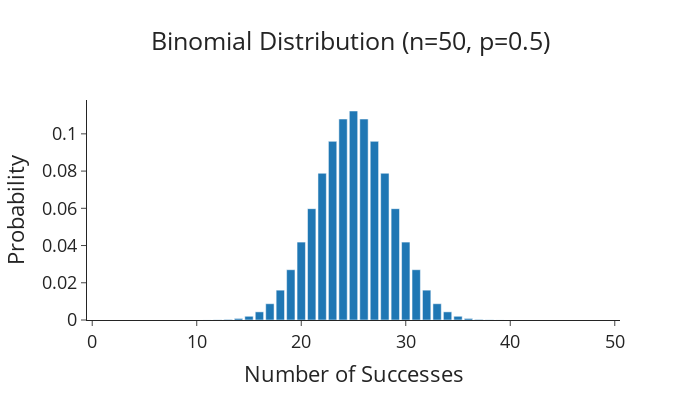

Notebook code for this chart:
### Markdown cell above
We observe that the most probable outcome, or the expected value, is 0.5, which makes sense. However, do you notice any other characteristics regarding the shape of the distribution? How about if we plot it for 50 trials:

### Code cell
# Set the number of trials and probability
n = 50
p = 0.5

# Number of successes
k = np.arange(0, n+1)

# PMF
pmf = binom.pmf(k, n, p)

# Generate plot
fig = go.Figure(data=[go.Bar(x=k, y=pmf)])
fig.update_layout(title="Binomial Distribution (n=50, p=0.5)",
                  xaxis_title="Number of Successes",
                  yaxis_title="Probability",
                  font=dict(size=18),
                  width=700,
                  title_x=0.5,
                  height=400,
                  template="simple_white")
fig.show()

### Figure 1 — Plotly figure (JSON) as saved in the notebook; plotly's stock layout.template omitted (floating-point values rounded to 4 significant figures)
{"data": [{"type": "bar", "x": [0, 1, 2, 3, 4, 5, 6, 7, 8, 9, 10, 11, 12, 13, 14, 15, 16, 17, 18, 19, 20, 21, 22, 23, 24, 25, 26, 27, 28, 29, 30, 31, 32, 33, 34, 35, 36, 37, 38, 39, 40, 41, 42, 43, 44, 45, 46, 47, 48, 49, 50], "y": [8.882e-16, 4.441e-14, 1.088e-12, 1.741e-11, 2.045e-10, 1.882e-09, 1.411e-08, 8.872e-08, 4.768e-07, 2.225e-06, 9.124e-06, 3.318e-05, 0.0001078, 0.0003152, 0.000833, 0.001999, 0.004373, 0.008746, 0.01603, 0.02701, 0.04186, 0.0598, 0.07883, 0.09596, 0.108, 0.1123, 0.108, 0.09596, 0.07883, 0.0598, 0.04186, 0.02701, 0.01603, 0.008746, 0.004373, 0.001999, 0.000833, 0.0003152, 0.0001078, 3.318e-05, 9.124e-06, 2.225e-06, 4.768e-07, 8.872e-08, 1.411e-08, 1.882e-09, 2.045e-10, 1.741e-11, 1.088e-12, 4.441e-14, 8.882e-16]}], "layout": {"font": {"size": 18}, "height": 400, "title": {"text": "Binomial Distribution (n=50, p=0.5)", "x": 0.5}, "width": 700, "xaxis": {"title": {"text": "Number of Successes"}}, "yaxis": {"title": {"text": "Probability"}}}}
